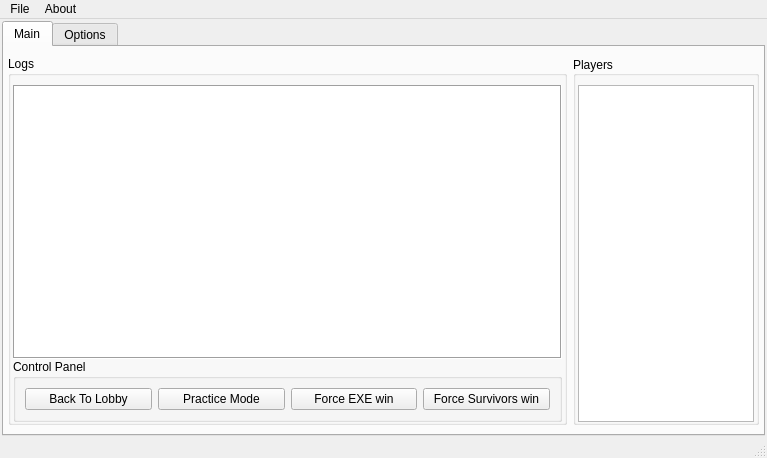
<?xml version="1.0" encoding="UTF-8"?>
<ui version="4.0">
 <class>MainWindow</class>
 <widget class="QMainWindow" name="MainWindow">
  <property name="geometry">
   <rect>
    <x>0</x>
    <y>0</y>
    <width>767</width>
    <height>458</height>
   </rect>
  </property>
  <property name="windowTitle">
   <string>MainWindow</string>
  </property>
  <widget class="QWidget" name="main">
   <layout class="QGridLayout" name="gridLayout">
    <property name="leftMargin">
     <number>2</number>
    </property>
    <property name="topMargin">
     <number>2</number>
    </property>
    <property name="rightMargin">
     <number>2</number>
    </property>
    <property name="bottomMargin">
     <number>0</number>
    </property>
    <property name="spacing">
     <number>2</number>
    </property>
    <item row="0" column="0">
     <widget class="QTabWidget" name="tab_3">
      <property name="tabPosition">
       <enum>QTabWidget::North</enum>
      </property>
      <property name="tabShape">
       <enum>QTabWidget::Rounded</enum>
      </property>
      <property name="currentIndex">
       <number>0</number>
      </property>
      <widget class="QWidget" name="page1">
       <attribute name="title">
        <string>Main</string>
       </attribute>
       <layout class="QHBoxLayout" name="horizontalLayout" stretch="3,1">
        <property name="leftMargin">
         <number>4</number>
        </property>
        <property name="rightMargin">
         <number>4</number>
        </property>
        <item>
         <widget class="QGroupBox" name="groupBox_2">
          <property name="title">
           <string>Logs</string>
          </property>
          <property name="flat">
           <bool>true</bool>
          </property>
          <layout class="QVBoxLayout" name="verticalLayout">
           <property name="spacing">
            <number>0</number>
           </property>
           <property name="leftMargin">
            <number>2</number>
           </property>
           <property name="topMargin">
            <number>9</number>
           </property>
           <property name="rightMargin">
            <number>2</number>
           </property>
           <property name="bottomMargin">
            <number>0</number>
           </property>
           <item>
            <widget class="QPlainTextEdit" name="logText">
             <property name="frameShape">
              <enum>QFrame::Box</enum>
             </property>
             <property name="readOnly">
              <bool>true</bool>
             </property>
             <property name="plainText">
              <string/>
             </property>
             <property name="centerOnScroll">
              <bool>true</bool>
             </property>
            </widget>
           </item>
           <item>
            <widget class="QGroupBox" name="horizontalGroupBox_2">
             <property name="title">
              <string>Control Panel</string>
             </property>
             <layout class="QHBoxLayout" name="horizontalLayout_3">
              <item>
               <widget class="QPushButton" name="backToLobby">
                <property name="toolTip">
                 <string>&lt;html&gt;&lt;head/&gt;&lt;body&gt;&lt;p&gt;Stop the ongoing game and return to the lobby immediately&lt;/p&gt;&lt;/body&gt;&lt;/html&gt;</string>
                </property>
                <property name="text">
                 <string>Back To Lobby</string>
                </property>
               </widget>
              </item>
              <item>
               <widget class="QPushButton" name="pushButton">
                <property name="toolTip">
                 <string>&lt;html&gt;&lt;head/&gt;&lt;body&gt;&lt;p&gt;Start practice mode&lt;/p&gt;&lt;/body&gt;&lt;/html&gt;</string>
                </property>
                <property name="text">
                 <string>Practice Mode</string>
                </property>
               </widget>
              </item>
              <item>
               <widget class="QPushButton" name="exeWin">
                <property name="toolTip">
                 <string>&lt;html&gt;&lt;head/&gt;&lt;body&gt;&lt;p&gt;Force exe to win the game&lt;/p&gt;&lt;/body&gt;&lt;/html&gt;</string>
                </property>
                <property name="text">
                 <string>Force EXE win</string>
                </property>
               </widget>
              </item>
              <item>
               <widget class="QPushButton" name="pushButton_2">
                <property name="toolTip">
                 <string>&lt;html&gt;&lt;head/&gt;&lt;body&gt;&lt;p&gt;Force survivors to win the game&lt;/p&gt;&lt;/body&gt;&lt;/html&gt;</string>
                </property>
                <property name="text">
                 <string>Force Survivors win</string>
                </property>
               </widget>
              </item>
             </layout>
            </widget>
           </item>
          </layout>
         </widget>
        </item>
        <item>
         <widget class="QGroupBox" name="groupBox">
          <property name="title">
           <string>Players</string>
          </property>
          <property name="alignment">
           <set>Qt::AlignLeading|Qt::AlignLeft|Qt::AlignVCenter</set>
          </property>
          <property name="flat">
           <bool>true</bool>
          </property>
          <layout class="QVBoxLayout" name="verticalLayout_2">
           <property name="spacing">
            <number>0</number>
           </property>
           <property name="leftMargin">
            <number>2</number>
           </property>
           <property name="rightMargin">
            <number>2</number>
           </property>
           <property name="bottomMargin">
            <number>0</number>
           </property>
           <item>
            <widget class="QListWidget" name="players"/>
           </item>
          </layout>
         </widget>
        </item>
       </layout>
      </widget>
      <widget class="QWidget" name="tab_4">
       <attribute name="title">
        <string>Options</string>
       </attribute>
       <layout class="QGridLayout" name="gridLayout_4">
        <item row="0" column="0">
         <layout class="QHBoxLayout" name="horizontalLayout_2" stretch="2,1">
          <item>
           <widget class="QGroupBox" name="groupBox_17">
            <property name="title">
             <string>Map sets</string>
            </property>
            <layout class="QGridLayout" name="gridLayout_2" rowstretch="0,0,0">
             <property name="sizeConstraint">
              <enum>QLayout::SetDefaultConstraint</enum>
             </property>
             <item row="2" column="0">
              <layout class="QHBoxLayout" name="horizontalLayout_9">
               <item>
                <widget class="QPushButton" name="mapSetOpen">
                 <property name="toolTip">
                  <string>Load map set from .mlist file</string>
                 </property>
                 <property name="text">
                  <string>Open</string>
                 </property>
                </widget>
               </item>
               <item>
                <widget class="QPushButton" name="mapSetSave">
                 <property name="toolTip">
                  <string>Save map set to .mlist file</string>
                 </property>
                 <property name="text">
                  <string>Save</string>
                 </property>
                </widget>
               </item>
              </layout>
             </item>
             <item row="1" column="0">
              <widget class="QListWidget" name="mapSet">
               <property name="editTriggers">
                <set>QAbstractItemView::NoEditTriggers</set>
               </property>
               <property name="selectionMode">
                <enum>QAbstractItemView::NoSelection</enum>
               </property>
               <property name="selectionBehavior">
                <enum>QAbstractItemView::SelectColumns</enum>
               </property>
               <property name="selectionRectVisible">
                <bool>true</bool>
               </property>
              </widget>
             </item>
             <item row="0" column="0">
              <widget class="QComboBox" name="comboBox">
               <property name="toolTip">
                <string>Select map list preset</string>
               </property>
               <property name="modelColumn">
                <number>0</number>
               </property>
               <item>
                <property name="text">
                 <string>Default</string>
                </property>
               </item>
               <item>
                <property name="text">
                 <string>Classic</string>
                </property>
               </item>
               <item>
                <property name="text">
                 <string>Easy</string>
                </property>
               </item>
               <item>
                <property name="text">
                 <string>Medium</string>
                </property>
               </item>
               <item>
                <property name="text">
                 <string>Hard</string>
                </property>
               </item>
               <item>
                <property name="text">
                 <string>Madness</string>
                </property>
               </item>
               <item>
                <property name="text">
                 <string>Nightmare Universe</string>
                </property>
               </item>
               <item>
                <property name="text">
                 <string>Spirits of Hell</string>
                </property>
               </item>
               <item>
                <property name="text">
                 <string>Custom</string>
                </property>
               </item>
              </widget>
             </item>
            </layout>
           </widget>
          </item>
          <item>
           <widget class="QGroupBox" name="groupBox_18">
            <property name="title">
             <string>Ban List</string>
            </property>
            <layout class="QGridLayout" name="gridLayout_3" rowstretch="0,0" columnstretch="0,0">
             <item row="1" column="1">
              <layout class="QHBoxLayout" name="horizontalLayout_10" stretch="0">
               <property name="spacing">
                <number>6</number>
               </property>
               <property name="leftMargin">
                <number>30</number>
               </property>
               <property name="rightMargin">
                <number>30</number>
               </property>
               <item>
                <widget class="QPushButton" name="banListDelete">
                 <property name="toolTip">
                  <string>Revoke a ban</string>
                 </property>
                 <property name="text">
                  <string>Delete</string>
                 </property>
                </widget>
               </item>
              </layout>
             </item>
             <item row="0" column="1">
              <widget class="QListWidget" name="banList">
               <property name="resizeMode">
                <enum>QListView::Fixed</enum>
               </property>
              </widget>
             </item>
            </layout>
           </widget>
          </item>
         </layout>
        </item>
       </layout>
      </widget>
     </widget>
    </item>
   </layout>
  </widget>
  <widget class="QStatusBar" name="statusbar"/>
  <widget class="QMenuBar" name="menubar">
   <property name="geometry">
    <rect>
     <x>0</x>
     <y>0</y>
     <width>767</width>
     <height>21</height>
    </rect>
   </property>
   <widget class="QMenu" name="menuFile">
    <property name="title">
     <string>File</string>
    </property>
    <addaction name="actionExit"/>
   </widget>
   <widget class="QMenu" name="menuAbout">
    <property name="title">
     <string>About</string>
    </property>
    <addaction name="actionAbout_BetterServer"/>
    <addaction name="actionAbout_QT"/>
   </widget>
   <addaction name="menuFile"/>
   <addaction name="menuAbout"/>
  </widget>
  <action name="actionAbout_BetterServer">
   <property name="text">
    <string>About BetterServer</string>
   </property>
  </action>
  <action name="actionAbout_QT">
   <property name="text">
    <string>About Qt</string>
   </property>
  </action>
  <action name="actionExit">
   <property name="text">
    <string>Exit</string>
   </property>
  </action>
 </widget>
 <resources/>
 <connections/>
</ui>
